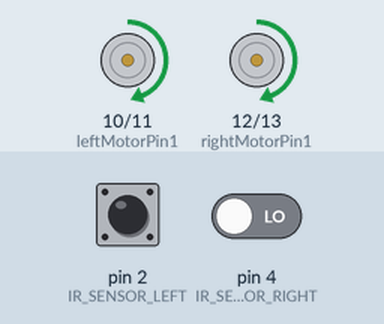
This sketch was run on a simulated Arduino Uno, built with avr-gcc and run on an emulated ATmega328P. Parts: motor-driver pin pairs drawn as motors (green arrow = first pin HIGH = forward, orange = second pin HIGH = backward, longer = more drive, scaled by the enable pin). The inputs (shaded band) are chosen by the test bench; at power-on: pin 2 (IR_SENSOR_LEFT) LOW, pin 4 (IR_SENSOR_RIGHT) LOW.

Above: at 1.2 s.
1.3 s: pin 2 (IR_SENSOR_LEFT) driven HIGH
At 2.2 s:
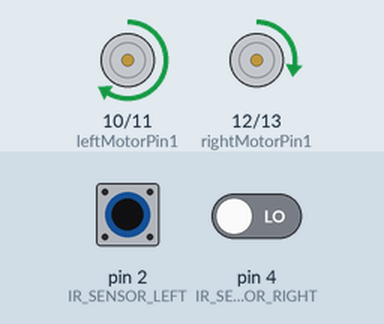
2.8 s: pin 4 (IR_SENSOR_RIGHT) driven HIGH
At 3.3 s:
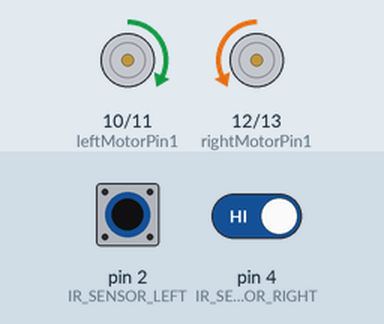
4.3 s: pin 2 (IR_SENSOR_LEFT) driven LOW
At 5.5 s:
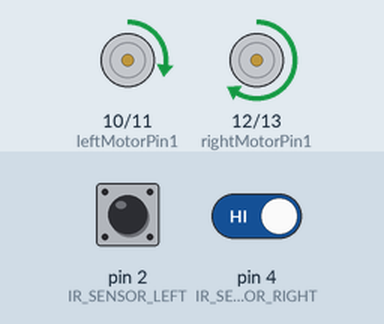
5.8 s: pin 4 (IR_SENSOR_RIGHT) driven LOW
At 6.8 s:
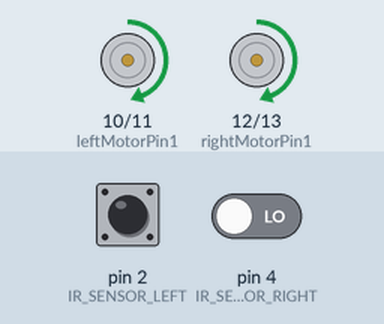
7.3 s: pin 2 (IR_SENSOR_LEFT) driven HIGH and pin 4 (IR_SENSOR_RIGHT) driven HIGH
At 7.9 s:
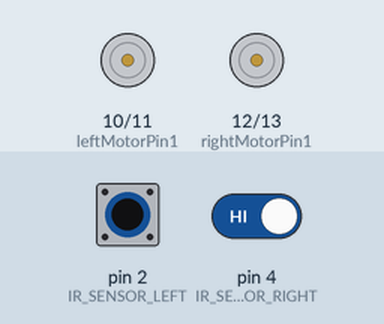
8.8 s: pin 2 (IR_SENSOR_LEFT) pulsed LOW 2 times (0.12 s each, 0.3 s apart)
At 10.1 s:
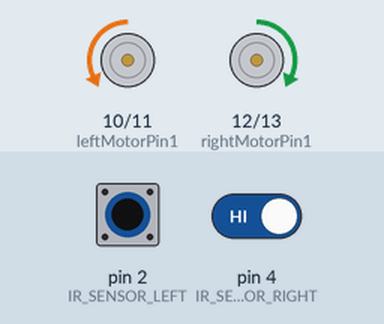
Timing chart, 0 to 11.8 s (numbered marks = the images above; inputs shaded):
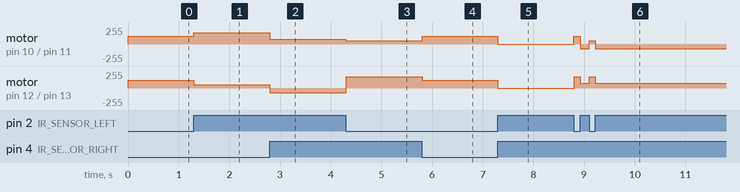

Measured:
- after the input at 1.3 s, motor on pin 10 (leftMotorPin1) / pin 11 (leftMotorPin2): forward 115/255 → forward 170/255 at once; motor on pin 12 (rightMotorPin1) / pin 13 (rightMotorPin2): forward 115/255 → forward 50/255 at once
- after the input at 2.8 s, motor on pin 10 (leftMotorPin1) / pin 11 (leftMotorPin2): forward 170/255 → forward 70/255 at once; motor on pin 12 (rightMotorPin1) / pin 13 (rightMotorPin2): forward 50/255 → backward 70/255 at once
- after the input at 4.3 s, motor on pin 10 (leftMotorPin1) / pin 11 (leftMotorPin2): forward 70/255 → forward 50/255 at once; motor on pin 12 (rightMotorPin1) / pin 13 (rightMotorPin2): backward 70/255 → forward 170/255 at once
- after the input at 5.8 s, motor on pin 10 (leftMotorPin1) / pin 11 (leftMotorPin2): forward 50/255 → forward 115/255 at once; motor on pin 12 (rightMotorPin1) / pin 13 (rightMotorPin2): forward 170/255 → forward 115/255 at once
- after the input at 7.3 s, motor on pin 10 (leftMotorPin1) / pin 11 (leftMotorPin2), motor on pin 12 (rightMotorPin1) / pin 13 (rightMotorPin2): forward 115/255 → stopped at once

The sketch:

PID_2.ino
```cpp
// === IR sensor pins ===
#define IR_SENSOR_LEFT 2
#define IR_SENSOR_RIGHT 4

// === Motor control pins ===
int enableLeftMotor = 5;
int leftMotorPin1 = 10;
int leftMotorPin2 = 11;

int enableRightMotor = 6;
int rightMotorPin1 = 12;
int rightMotorPin2 = 13;

// === PID tuning values ===
float Kp = 100;
float Ki = 0;
float Kd = 35;

float error = 0, lastError = 0, integral = 0;

// === Speed values ===
int baseSpeed = 115;
int minSpeed = 50;
int straightSpeed = 115;
int turnSpeed =70;

// Last turn direction: 1 = right, -1 = left, 0 = no turn yet
int lastTurnDirection = 0;

void setup() {
  // Increase PWM frequency on D5/D6
  TCCR0B = TCCR0B & B11111000 | B00000010;

  pinMode(enableLeftMotor, OUTPUT);
  pinMode(leftMotorPin1, OUTPUT);
  pinMode(leftMotorPin2, OUTPUT);

  pinMode(enableRightMotor, OUTPUT);
  pinMode(rightMotorPin1, OUTPUT);
  pinMode(rightMotorPin2, OUTPUT);

  pinMode(IR_SENSOR_LEFT, INPUT);
  pinMode(IR_SENSOR_RIGHT, INPUT);

  rotateMotor(0, 0);
}

void loop() {
  int leftIR = digitalRead(IR_SENSOR_LEFT);
  int rightIR = digitalRead(IR_SENSOR_RIGHT);

  bool leftOnLine = (leftIR == HIGH);
  bool rightOnLine = (rightIR == HIGH);

  if (leftOnLine && !rightOnLine) {
    error = 1;
    lastTurnDirection = 1; // last turn right
  }
  else if (!leftOnLine && rightOnLine) {
    error = -1;
    lastTurnDirection = -1; // last turn left
  }
  else if (!leftOnLine && !rightOnLine) {
    // On line center
    error = 0;
    lastTurnDirection = 0;
  }
  else {
    // Both sensors on line (lost or intersection)
    // Keep turning HARD in last known direction to find line again
    if (lastTurnDirection == 1) {
      // Hard right turn: left motor forward full speed, right motor backward full speed
      rotateMotor(turnSpeed, -turnSpeed);
    }
    else if (lastTurnDirection == -1) {
      // Hard left turn
      rotateMotor(-turnSpeed, turnSpeed);
    }
    else {
      // No last turn direction - stop motors
      rotateMotor(0, 0);
    }
    delay(10);
    return; // skip PID control while recovering
  }

  // Adjust speed depending on error (turning or straight)
  baseSpeed = (error == 0) ? straightSpeed : turnSpeed;

  // PID calculations
  integral += error;
  float derivative = error - lastError;
  float correction = (Kp * error) + (Ki * integral) + (Kd * derivative);
  lastError = error;

  // Calculate motor speeds
  int leftSpeed = baseSpeed + correction;
  int rightSpeed = baseSpeed - correction;

  // Constrain motor speeds
  leftSpeed = constrain(leftSpeed, minSpeed, 255);
  rightSpeed = constrain(rightSpeed, minSpeed, 255);

  rotateMotor(leftSpeed, rightSpeed);

  delay(10);
}

void rotateMotor(int leftSpeed, int rightSpeed) {
  // Left motor forward or backward based on sign of leftSpeed
  if (leftSpeed >= 0) {
    digitalWrite(leftMotorPin1, HIGH);
    digitalWrite(leftMotorPin2, LOW);
  } else {
    digitalWrite(leftMotorPin1, LOW);
    digitalWrite(leftMotorPin2, HIGH);
    leftSpeed = -leftSpeed;  // make positive for PWM
  }
  analogWrite(enableLeftMotor, constrain(leftSpeed, 0, 255));

  // Right motor forward or backward based on sign of rightSpeed
  if (rightSpeed >= 0) {
    digitalWrite(rightMotorPin1, HIGH);
    digitalWrite(rightMotorPin2, LOW);
  } else {
    digitalWrite(rightMotorPin1, LOW);
    digitalWrite(rightMotorPin2, HIGH);
    rightSpeed = -rightSpeed;
  }
  analogWrite(enableRightMotor, constrain(rightSpeed, 0, 255));
}
```
